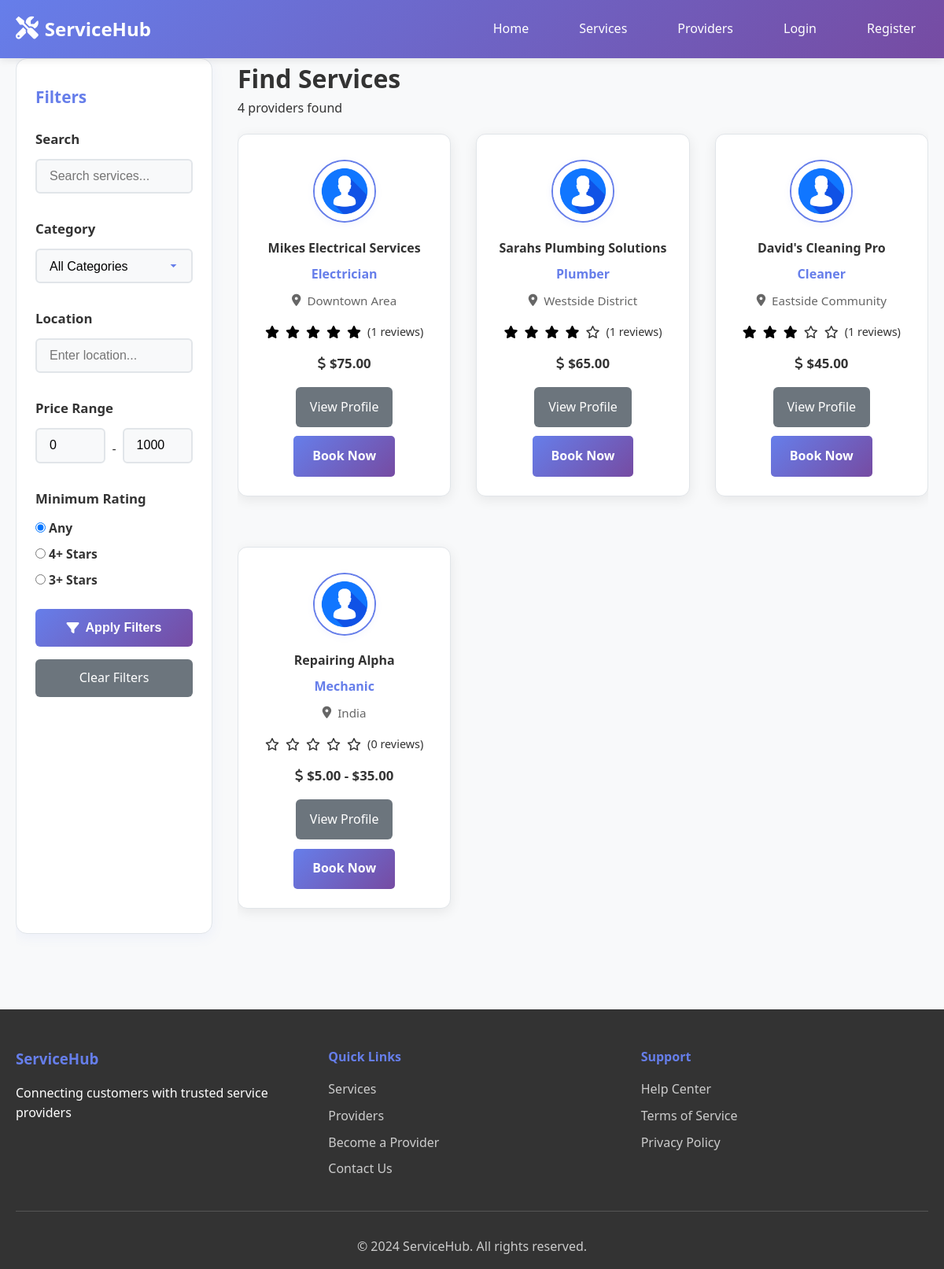
Before: /services.php with the older database file.
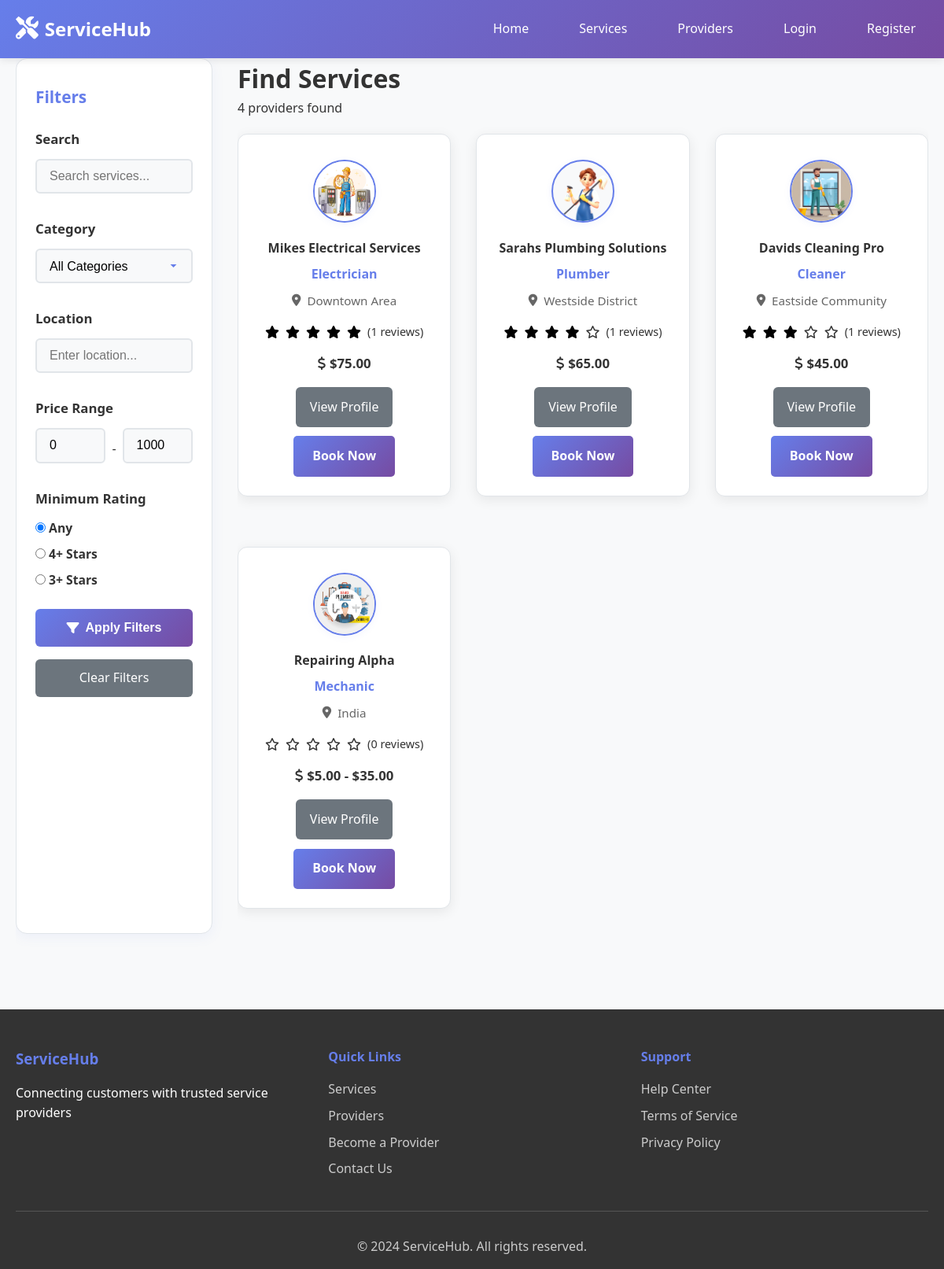
After: the same page with the newer database file.
### tables this page shows
CREATE TABLE `providers` (
  `id` int(11) NOT NULL,
  `user_id` int(11) NOT NULL,
  `business_name` varchar(100) NOT NULL,
  `service_category` enum('electrician','plumber','photographer','cleaner','gardener','painter','carpenter','mechanic','tutor','designer') NOT NULL,
  `description` text DEFAULT NULL,
  `location` varchar(255) NOT NULL,
  `phone` varchar(20) NOT NULL,
  `hourly_rate` decimal(10,2) NOT NULL,
  `kyc_document` varchar(255) DEFAULT NULL,
  `status` enum('pending','approved','rejected') NOT NULL DEFAULT 'pending',
  `rating` decimal(3,2) DEFAULT 0.00,
  `total_reviews` int(11) DEFAULT 0,
  `created_at` timestamp NOT NULL DEFAULT current_timestamp(),
  `updated_at` timestamp NOT NULL DEFAULT current_timestamp() ON UPDATE current_timestamp()
);

CREATE TABLE `users` (
  `id` int(11) NOT NULL,
  `username` varchar(50) NOT NULL,
  `email` varchar(100) NOT NULL,
  `password` varchar(255) NOT NULL,
  `role` enum('admin','provider','customer') NOT NULL DEFAULT 'customer',
  `status` enum('active','inactive','suspended') NOT NULL DEFAULT 'active',
  `profile_image` varchar(255) DEFAULT NULL,
  `phone` varchar(20) DEFAULT NULL,
  `address` text DEFAULT NULL,
  `created_at` timestamp NOT NULL DEFAULT current_timestamp(),
  `updated_at` timestamp NOT NULL DEFAULT current_timestamp() ON UPDATE current_timestamp()
);

### includes/functions.php (called while the page is built, shortened)
<?php
function format_currency($amount) {
    return '$' . number_format($amount, 2);
}
function get_service_categories() {
    return [
        'electrician' => 'Electrician',
        'plumber' => 'Plumber',
        'photographer' => 'Photographer',
        'cleaner' => 'Cleaner',
        'gardener' => 'Gardener',
        'painter' => 'Painter',
        'carpenter' => 'Carpenter',
        'mechanic' => 'Mechanic',
        'tutor' => 'Tutor',
        'designer' => 'Designer'
    ];
}
?>

### services.php (the view, shortened to what this page needs)
<?php
require_once 'config/database.php';
require_once 'includes/functions.php';
$search = isset($_GET['search']) ? sanitize_input($_GET['search']) : '';
$location = isset($_GET['location']) ? sanitize_input($_GET['location']) : '';
$min_price = isset($_GET['min_price']) ? floatval($_GET['min_price']) : 0;
$max_price = isset($_GET['max_price']) ? floatval($_GET['max_price']) : 1000;
$rating = isset($_GET['rating']) ? intval($_GET['rating']) : 0;
$page = isset($_GET['page']) ? intval($_GET['page']) : 1;
$per_page = 12;
$offset = ($page - 1) * $per_page;
$where_conditions = ["p.status = 'approved'"];
$params = [];
$param_types = '';
$where_clause = implode(' AND ', $where_conditions);
$count_query = "SELECT COUNT(DISTINCT p.id) as total
                FROM providers p
                LEFT JOIN services s ON p.id = s.provider_id
                WHERE $where_clause";
if (!empty($params)) {
    $count_stmt = mysqli_prepare($conn, $count_query);
    mysqli_stmt_bind_param($count_stmt, $param_types, ...$params);
    mysqli_stmt_execute($count_stmt);
    $count_result = mysqli_stmt_get_result($count_stmt);
} else {
    $count_result = mysqli_query($conn, $count_query);
}
$total_records = mysqli_fetch_assoc($count_result)['total'];
$query = "SELECT DISTINCT p.*, u.profile_image,
          AVG(r.rating) as avg_rating,
          COUNT(DISTINCT r.id) as review_count,
          MIN(s.price) as min_price,
          MAX(s.price) as max_price
          FROM providers p
          JOIN users u ON p.user_id = u.id
          LEFT JOIN services s ON p.id = s.provider_id
          LEFT JOIN reviews r ON p.id = r.provider_id AND r.status = 'active'
          WHERE $where_clause
          GROUP BY p.id
          ORDER BY avg_rating DESC, review_count DESC
          LIMIT ? OFFSET ?";
$params[] = $per_page;
$params[] = $offset;
$param_types .= 'ii';
$stmt = mysqli_prepare($conn, $query);
if (!empty($param_types)) {
    mysqli_stmt_bind_param($stmt, $param_types, ...$params);
}
mysqli_stmt_execute($stmt);
$result = mysqli_stmt_get_result($stmt);
$categories = get_service_categories();
?>
<!DOCTYPE html>
<html lang="en">
<head>
    <link rel="stylesheet" href="assets/css/style.css">
    <link href="https://cdnjs.cloudflare.com/ajax/libs/font-awesome/6.0.0/css/all.min.css" rel="stylesheet">
</head>
<body>
    <nav class="navbar">
        <div class="nav-container">
            <div class="nav-logo">
                <a href="index.php">
                    <i class="fas fa-tools"></i>
                    <span>ServiceHub</span>
                </a>
            </div>
            <div class="nav-menu">
                <a href="index.php" class="nav-link">Home</a>
                <a href="services.php" class="nav-link">Services</a>
                <a href="providers.php" class="nav-link">Providers</a>
                <?php if (isset($_SESSION['user_id'])): ?>
                    <?php if ($_SESSION['role'] === 'admin'): ?>
                        <a href="admin/dashboard.php" class="nav-link">Admin Dashboard</a>
                    <?php elseif ($_SESSION['role'] === 'provider'): ?>
                        <a href="provider/dashboard.php" class="nav-link">Provider Dashboard</a>
                    <?php else: ?>
                        <a href="user/dashboard.php" class="nav-link">My Dashboard</a>
                    <?php endif; ?>
                    <a href="auth/logout.php" class="nav-link">Logout</a>
                <?php else: ?>
                    <a href="auth/login.php" class="nav-link">Login</a>
                    <a href="auth/register.php" class="nav-link">Register</a>
                <?php endif; ?>
            </div>
        </div>
    </nav>
    <div class="container">
        <div class="main-content">
            <div class="filter-sidebar" id="filter-sidebar">
                <div class="filter-header">
                <h3>Filters</h3>
                </div>
                <form id="filter-form" method="GET" action="">
                    <div class="filter-group">
                        <h4>Search</h4>
                        <input type="text" name="search" placeholder="Search services..."
                               value="<?php echo htmlspecialchars($search); ?>">
                    </div>
                    <div class="filter-group">
                        <h4>Category</h4>
                        <select name="category">
                            <option value="">All Categories</option>
                        </select>
                    </div>
                    <div class="filter-group">
                        <h4>Location</h4>
                        <input type="text" name="location" placeholder="Enter location..."
                               value="<?php echo htmlspecialchars($location); ?>">
                    </div>
                    <div class="filter-group">
                        <h4>Price Range</h4>
                        <div style="display: flex; gap: 0.5rem; align-items: center;">
                            <input type="number" name="min_price" placeholder="Min"
                                   value="<?php echo $min_price; ?>" min="0" step="0.01">
                            <span>-</span>
                            <input type="number" name="max_price" placeholder="Max"
                                   value="<?php echo $max_price; ?>" min="0" step="0.01">
                        </div>
                    </div>
                    <div class="filter-group">
                        <h4>Minimum Rating</h4>
                        <label><input type="radio" name="rating" value="0" <?php echo $rating == 0 ? 'checked' : ''; ?>> Any</label>
                        <label><input type="radio" name="rating" value="4" <?php echo $rating == 4 ? 'checked' : ''; ?>> 4+ Stars</label>
                        <label><input type="radio" name="rating" value="3" <?php echo $rating == 3 ? 'checked' : ''; ?>> 3+ Stars</label>
                    </div>
                    <div class="filter-buttons">
                        <button type="submit" class="btn-primary" id="btn-filter">
                            <i class="fas fa-filter"></i> Apply Filters
                        </button>
                        <a href="services.php" class="btn-secondary" id="btn-clear">
                            Clear Filters
                        </a>
                    </div>
                </form>
            </div>
            <div class="services-content">
                <div class="services-header">
                    <h1>Find Services</h1>
                    <p><?php echo $total_records; ?> providers found</p>
                </div>
                <?php if (mysqli_num_rows($result) > 0): ?>
                    <div class="services-grid">
                        <?php while ($provider = mysqli_fetch_assoc($result)): ?>
                            <div class="service-card">
                                <div class="service-image">
                                    <?php
                                    $img_path = 'assets/images/default-avatar.png';
                                    if (!empty($provider['profile_image']) && file_exists('uploads/profiles/' . $provider['profile_image'])) {
                                        $img_path = 'uploads/profiles/' . $provider['profile_image'];
                                    }
                                    ?>
                                    <img src="<?php echo $img_path; ?>" alt="<?php echo htmlspecialchars($provider['business_name']); ?>" class="avatar">
                                </div>
                                <div class="service-info">
                                    <h3><?php echo htmlspecialchars($provider['business_name']); ?></h3>
                                    <p class="category"><?php echo htmlspecialchars($categories[$provider['service_category']] ?? $provider['service_category']); ?></p>
                                    <p class="location"><i class="fas fa-map-marker-alt"></i> <?php echo htmlspecialchars($provider['location']); ?></p>
                                    <div class="rating">
                                        <?php
                                        $rating = round($provider['avg_rating'] ?: 0);
                                        for ($i = 1; $i <= 5; $i++) {
                                            if ($i <= $rating) {
                                                echo '<i class="fas fa-star filled"></i>';
                                            } else {
                                                echo '<i class="far fa-star"></i>';
                                            }
                                        }
                                        ?>
                                        <span>(<?php echo $provider['review_count'] ?: 0; ?> reviews)</span>
                                    </div>
                                    <div class="price-range">
                                        <i class="fas fa-dollar-sign"></i>
                                        <?php if ($provider['min_price'] == $provider['max_price']): ?>
                                            <?php echo format_currency($provider['min_price']); ?>
                                        <?php else: ?>
                                            <?php echo format_currency($provider['min_price']); ?> - <?php echo format_currency($provider['max_price']); ?>
                                        <?php endif; ?>
                                    </div>
                                    <div class="service-actions">
                                        <a href="provider-details.php?id=<?php echo $provider['id']; ?>" class="btn-secondary">
                                            View Profile
                                        </a>
                                        <a href="booking/create.php?provider_id=<?php echo $provider['id']; ?>" class="btn-primary">
                                            Book Now
                                        </a>
                                    </div>
                                </div>
                            </div>
                        <?php endwhile; ?>
                    </div>
                <?php endif; ?>
            </div>
        </div>
    </div>
    <footer class="footer">
        <div class="container">
            <div class="footer-content">
                <div class="footer-section">
                    <h3>ServiceHub</h3>
                    <p>Connecting customers with trusted service providers</p>
                </div>
                <div class="footer-section">
                    <h4>Quick Links</h4>
                    <ul>
                        <li><a href="services.php">Services</a></li>
                        <li><a href="providers.php">Providers</a></li>
                        <li><a href="auth/register.php">Become a Provider</a></li>
                        <li><a href="contact.php">Contact Us</a></li>
                    </ul>
                </div>
                <div class="footer-section">
                    <h4>Support</h4>
                    <ul>
                        <li><a href="help.php">Help Center</a></li>
                        <li><a href="terms.php">Terms of Service</a></li>
                        <li><a href="privacy.php">Privacy Policy</a></li>
                    </ul>
                </div>
            </div>
            <div class="footer-bottom">
                <p>&copy; 2024 ServiceHub. All rights reserved.</p>
            </div>
        </div>
    </footer>
</body>
</html>

Changed rows visible on the page:
changed through a linked row, providers "Mikes Electrical Services": user.profile_image: picture added in place of a placeholder
changed through a linked row, providers "Sarahs Plumbing Solutions": user.profile_image: picture added in place of a placeholder
changed providers "Cleaner": user.profile_image: picture added in place of a placeholder; business_name "David's Cleaning Pro" → "Davids Cleaning Pro"
changed through a linked row, providers "Repairing Alpha": user.profile_image: picture added in place of a placeholder
